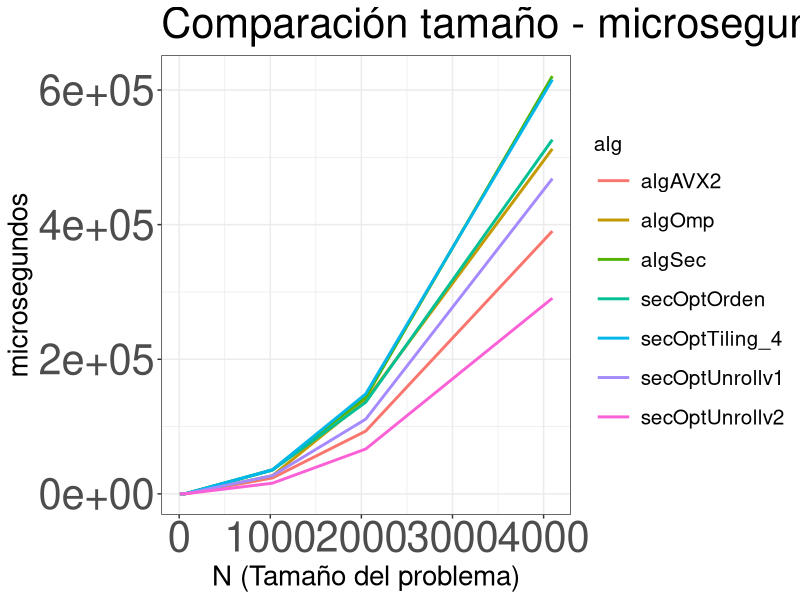
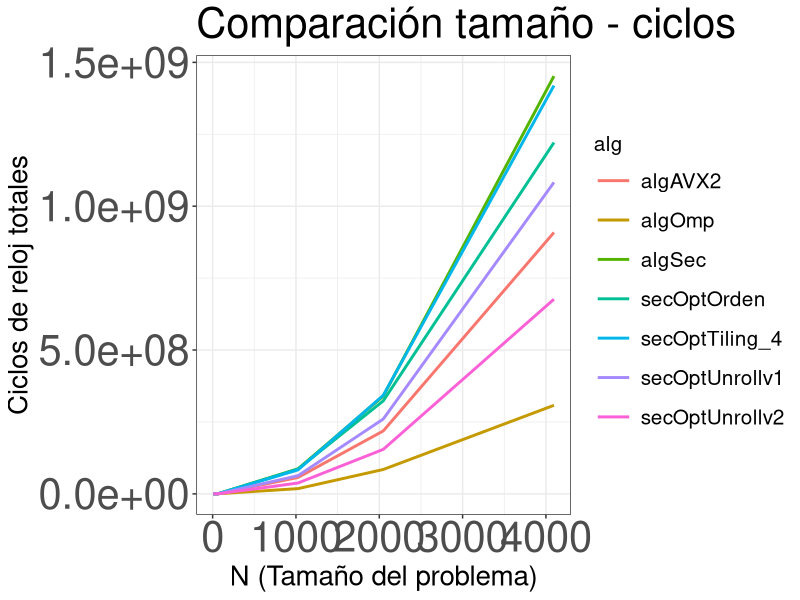

Generate these figures, in order, with R: (Note: this script raises an error after producing the figures.)
library(ggplot2)
library("ggrepel")                              
setwd(dirname(rstudioapi::getActiveDocumentContext()$path)) # wd = carpeta contenedora del script (solo funciona en RSTUDIO)

# Preparar datos
datos = read.table("salida.txt", header = TRUE, sep = ",")
# Mediana de todas las observaciones
datosTiempo <- aggregate( t_us ~ N + alg, data = datos, median)

# Grafica de tamaño-ciclos totales para cada algoritmo
plotTiempo = ggplot(data = datosTiempo, mapping = aes(x = N, y = t_us)) +
  geom_line(aes(color = alg, group = alg), lwd = 1) +
  labs(title = "Comparación tamaño - microsegundos",
       x = "N (Tamaño del problema)",
       y = "microsegundos") +
  theme_bw() +
  theme(legend.title = element_text(size = 15),
        legend.text = element_text(size=15),
        legend.key.size = unit(1, 'cm'),
        axis.title.x = element_text(size = 20),
        axis.title.y = element_text(size = 20),
        axis.text.x = element_text(size = 30),
        axis.text.y = element_text(size = 30),
        title = element_text(size = 25))

ggsave("graficaTiempo.png", plotTiempo, width = 15, height = 10)

datosCiclos <- aggregate( ck ~ N + alg, data = datos, median)

# Grafica de tamaño-ciclos totales para cada algoritmo
plotCiclos = ggplot(data = datosCiclos, mapping = aes(x = N, y = ck)) +
  geom_line(aes(color = alg, group = alg), lwd = 1) +
  labs(title = "Comparación tamaño - ciclos",
       x = "N (Tamaño del problema)",
       y = "Ciclos de reloj totales") +
  theme_bw() +
  theme(legend.title = element_text(size = 15),
        legend.text = element_text(size=15),
        legend.key.size = unit(1, 'cm'),
        axis.title.x = element_text(size = 20),
        axis.title.y = element_text(size = 20),
        axis.text.x = element_text(size = 30),
        axis.text.y = element_text(size = 30),
        title = element_text(size = 25))

ggsave("graficaCiclos.png", plotCiclos, width = 15, height = 10)

datosSpeedup = datosTiempo
algBase = "Sec (O0)"
tiemposAlgBase = datosSpeedup[datosSpeedup$alg == algBase, ]
datosSpeedup$t_us = apply(datosSpeedup, 1, function(x) {
  x[3] = tiemposAlgBase$t_us[tiemposAlgBase$N == as.numeric(trimws(x[1], "both"))] / as.numeric(x[3])
})
colnames(datosSpeedup)[which(names(datosSpeedup) == "t_us")] <- "speedup"                              
plotSpeedup = ggplot(data = datosSpeedup, mapping = aes(x = N, y = speedup)) +
  geom_line(aes(color = alg, group = alg), lwd = 1) +
  labs(title = "Speedup de cada algoritmo respecto al secuencial con -O0",
       x = "N (Tamaño del problema)",
       y = "Veces más rápido") +
  theme_bw() +
  theme(legend.title = element_text(size = 15),
        legend.text = element_text(size=15),
        legend.key.size = unit(1, 'cm'),
        axis.title.x = element_text(size = 20),
        axis.title.y = element_text(size = 20),
        axis.text.x = element_text(size = 30),
        axis.text.y = element_text(size = 30),
        title = element_text(size = 25))
  

ggsave("graficaSpeedup.png", plotSpeedup, width = 15, height = 10)
plotSpeedup

# Mostrar gráficas
#plotTiempo
#plotCiclos
#plotSpeedup
